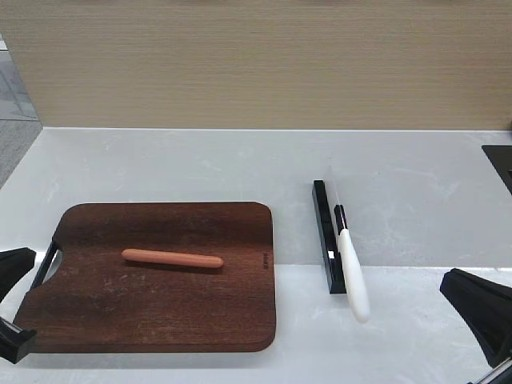
#> input picture streaming_recovery/artifacts/learning_freeze_20261017/baseline_fit/trajectory_000003/frames/obs-000000_cam_high.jpg, 512 x 384 px, given in place of obs-000075_cam_right_wrist.jpg, which was not available
$ python visual_investigate.py
#> lines starting #> are read from the running program, lines starting #| are printed output that depends on the picture
"""Offline actual-image inspection; episode/time selectors are never inference inputs."""
import json
from pathlib import Path
from PIL import Image, ImageDraw

ROOT=Path(__file__).resolve().parents[3]
OLD=ROOT/'streaming_recovery/artifacts/multimodal_20261017/final_run'
OUT=Path(__file__).resolve().parent

def sheet(ep, seconds, camera, name):
#> called with ep = 19, camera = 'cam_right_wrist', name = 'visual_19_wrist_before.png'
    cols=3
    result=Image.new('RGB',(512*cols,414*((len(seconds)+cols-1)//cols)),'white')
#> result: PIL image 1536x828 RGB; every value is 255
    draw=ImageDraw.Draw(result)
    for i,t in enumerate(seconds):
        p=OLD/f'trajectory_{ep:06d}/frames/obs-{round(t*25):06d}_{camera}.jpg'
        im=Image.open(p)
#> im is the input picture: PIL image 512x384 RGB; mean R, G, B 135.3, 131.5, 128.1
        x,y=(i%cols)*512,(i//cols)*414
        result.paste(im,(x,y+30))
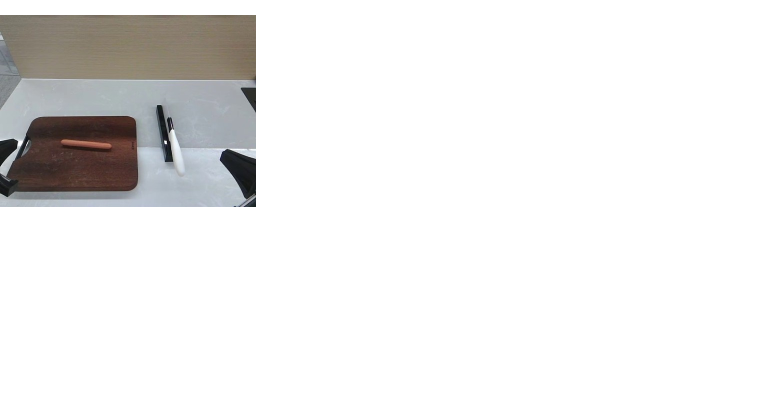
#> result: PIL image 1536x828 RGB (shown at 1/2 size); mean R, G, B 236.5, 235.9, 235.4
        draw.text((x+8,y+8),f'episode {ep}; t={t}s; {camera}',fill='black')
#> pass 2 of the loop in sheet, `for i,t in enumerate(seconds):`:
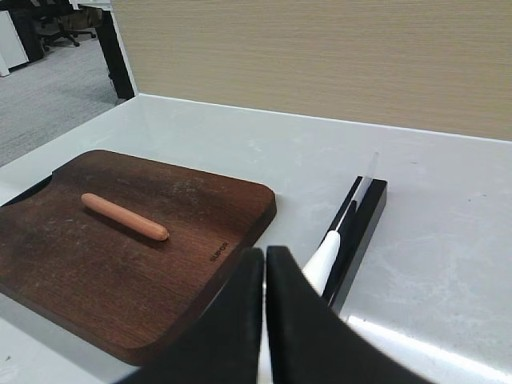
#> input picture streaming_recovery/artifacts/learning_freeze_20261017/baseline_fit/trajectory_000003/frames/obs-000000_cam_right_wrist.jpg, 512 x 384 px, given in place of obs-000100_cam_right_wrist.jpg, which was not available
#> in sheet, im is the input picture: PIL image 512x384 RGB; mean R, G, B 123.7, 122.8, 118.4
#> in sheet, `result.paste(im,(x,y+30))`:
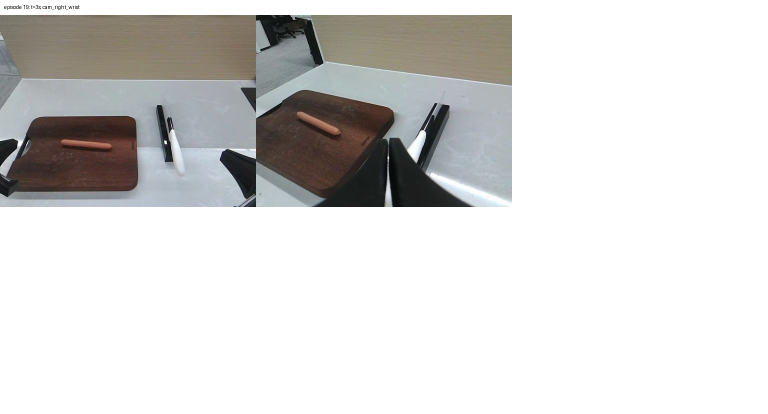
#> result: PIL image 1536x828 RGB (shown at 1/2 size); mean R, G, B 216.1, 215.4, 214.2
    result.save(OUT/name)

if __name__=='__main__':
#> (the run stopped early here; a loop or call above may not have finished)
